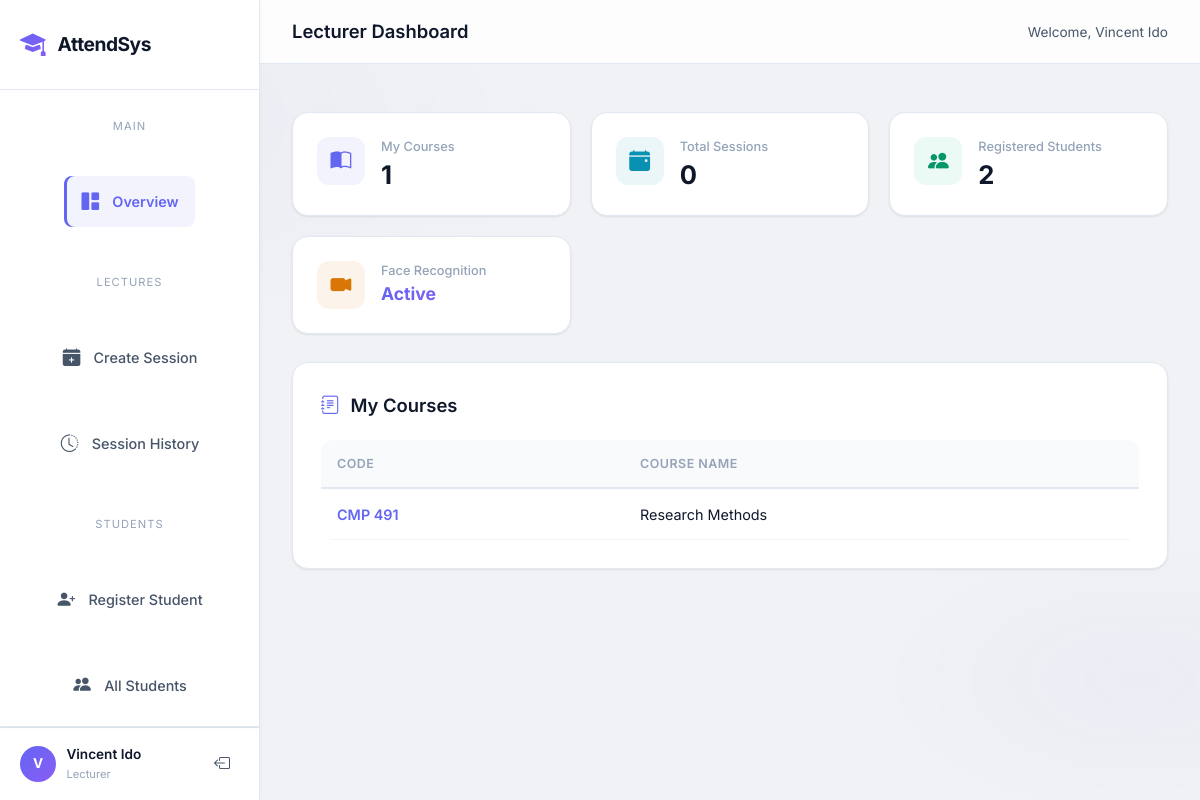
The app's page /lecturer (signed in) with its own data.
### models.py (models this page shows)
class User(db.Model, UserMixin):
    __tablename__ = 'users'
    id = db.Column(db.Integer, primary_key=True)
    username = db.Column(db.String(100), unique=True, nullable=False)
    password = db.Column(db.String(200), nullable=False)
    role = db.Column(db.String(20), nullable=False) # 'admin', 'lecturer', 'student'
    name = db.Column(db.String(100), nullable=False)
    department = db.Column(db.String(100), nullable=True) # Important for students
    photo_path = db.Column(db.String(200), nullable=True)
    face_encoding = db.Column(db.Text, nullable=True) # Store JSON string of 128-d array
    qr_code_path = db.Column(db.String(200), nullable=True)
    courses = db.relationship('Course', backref='lecturer', cascade="all, delete-orphan", lazy=True)
    attendances = db.relationship('Attendance', backref='student', cascade="all, delete-orphan", lazy=True)

class Course(db.Model):
    __tablename__ = 'courses'
    id = db.Column(db.Integer, primary_key=True)
    course_code = db.Column(db.String(20), unique=True, nullable=False)
    course_name = db.Column(db.String(150), nullable=False)
    lecturer_id = db.Column(db.Integer, db.ForeignKey('users.id'), nullable=False)
    sessions = db.relationship('Session', backref='course', cascade="all, delete-orphan", lazy=True)

### routes.py (the view, shortened to what this page needs)
@main.route('/lecturer', methods=['GET', 'POST'])
@login_required
def lecturer_dashboard():
    if current_user.role != 'lecturer':
        return redirect(url_for('main.login'))
    courses = current_user.courses
    sessions = Session.query.join(Course).filter(Course.lecturer_id == current_user.id).order_by(Session.date.desc()).all()
    students = User.query.filter_by(role='student').all()
    return render_template('lecturer_dashboard.html', courses=courses, sessions=sessions, students=students)

### app.py (called while the page is built)
@login_manager.user_loader
def load_user(user_id):
    return User.query.get(int(user_id))

### templates/lecturer_dashboard.html (shortened to what this page needs)
{% extends "base.html" %}
{% block body %}
<div class="dashboard-layout">
    <aside class="sidebar" id="sidebar">
        <div class="sidebar-header">
            <div class="logo">
                <i class="bi bi-mortarboard-fill"></i>
                <span>AttendSys</span>
            </div>
        </div>
        <nav class="sidebar-nav">
            <span class="nav-label">Main</span>
            <a href="#" class="nav-item active" data-tab="overview">
                <i class="bi bi-grid-1x2-fill"></i><span>Overview</span>
            </a>
            <span class="nav-label">Lectures</span>
            <a href="#" class="nav-item" data-tab="sessions">
                <i class="bi bi-calendar-plus-fill"></i><span>Create Session</span>
            </a>
            <a href="#" class="nav-item" data-tab="history">
                <i class="bi bi-clock-history"></i><span>Session History</span>
            </a>
            <span class="nav-label">Students</span>
            <a href="#" class="nav-item" data-tab="register">
                <i class="bi bi-person-plus-fill"></i><span>Register Student</span>
            </a>
            <a href="#" class="nav-item" data-tab="students">
                <i class="bi bi-people-fill"></i><span>All Students</span>
            </a>
        </nav>
        <div class="sidebar-footer">
            <div class="user-card">
                <div class="user-avatar">{{ current_user.name[0] }}</div>
                <div class="user-info">
                    <span class="user-name">{{ current_user.name }}</span>
                    <span class="user-role">Lecturer</span>
                </div>
            </div>
            <a href="{{ url_for('main.logout') }}" class="logout-btn" title="Log out">
                <i class="bi bi-box-arrow-left"></i>
            </a>
        </div>
    </aside>
    <main class="main-content">
        <div class="topbar">
            <h1 class="page-title">Lecturer Dashboard</h1>
            <div class="topbar-right">
                <span class="welcome-text">Welcome, {{ current_user.name }}</span>
            </div>
        </div>
        <div class="flash-messages" style="position:relative;top:auto;right:auto;max-width:100%;padding:1rem 2rem 0;">
        </div>
        <div class="content-area">
            <div class="tab-section active" data-tab="overview">
                <div class="stats-grid">
                    <div class="stat-card">
                        <div class="stat-icon indigo"><i class="bi bi-book-half"></i></div>
                        <div class="stat-info">
                            <div class="stat-label">My Courses</div>
                            <div class="stat-value">{{ courses|length }}</div>
                        </div>
                    </div>
                    <div class="stat-card">
                        <div class="stat-icon cyan"><i class="bi bi-calendar-event-fill"></i></div>
                        <div class="stat-info">
                            <div class="stat-label">Total Sessions</div>
                            <div class="stat-value">{{ sessions|length }}</div>
                        </div>
                    </div>
                    <div class="stat-card">
                        <div class="stat-icon emerald"><i class="bi bi-people-fill"></i></div>
                        <div class="stat-info">
                            <div class="stat-label">Registered Students</div>
                            <div class="stat-value">{{ students|length }}</div>
                        </div>
                    </div>
                    <div class="stat-card">
                        <div class="stat-icon amber"><i class="bi bi-camera-video-fill"></i></div>
                        <div class="stat-info">
                            <div class="stat-label">Face Recognition</div>
                            <div class="stat-value gradient-text" style="font-size:1.1rem;">Active</div>
                        </div>
                    </div>
                </div>
                <div class="glass-card mb-3">
                    <div class="card-header">
                        <h3><i class="bi bi-journal-text" style="color:var(--primary);margin-right:.4rem;"></i> My Courses</h3>
                    </div>
                    {% if courses %}
                    <div class="table-wrapper">
                        <table>
                            <thead>
                                <tr><th>Code</th><th>Course Name</th></tr>
                            </thead>
                            <tbody>
                                {% for c in courses %}
                                <tr>
                                    <td style="color:var(--primary);font-weight:600;">{{ c.course_code }}</td>
                                    <td style="color:var(--text-primary);">{{ c.course_name }}</td>
                                </tr>
                                {% endfor %}
                            </tbody>
                        </table>
                    </div>
                    {% else %}
                    <div class="empty-state">
                        <i class="bi bi-journal-x"></i>
                        <p>No courses assigned yet. Contact your administrator.</p>
                    </div>
                    {% endif %}
                </div>
            </div>
        </div>
    </main>
</div>
{% endblock %}

### records on screen
User: name "V", name "Vincent Ido"
Course: course_code "CMP 491", course_name "Research Methods"

### other values on screen
{{ courses|length }} "1"
{{ sessions|length }} "0"
{{ students|length }} "2"
